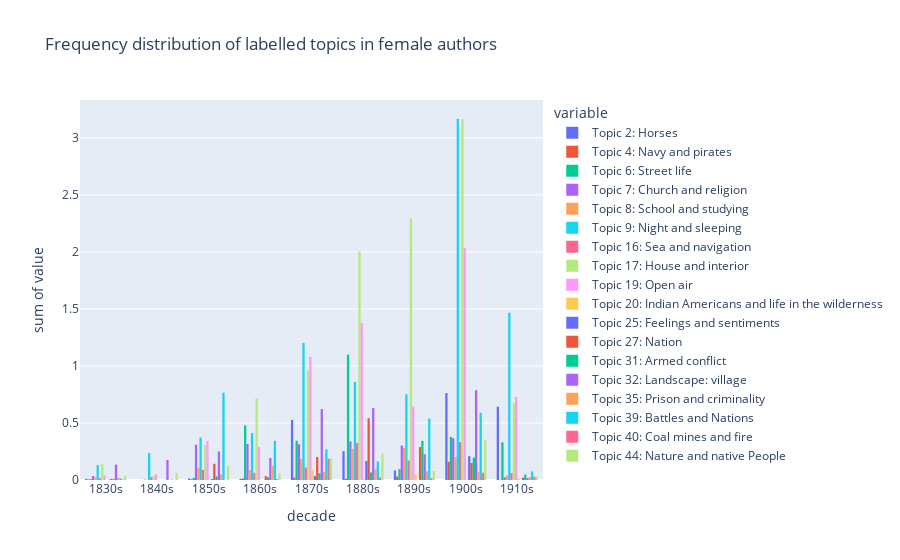

Write notebook code for a chart like this one.
### Markdown cell above
### Frequency distribution of labelled topics in female authors

### Code cell
topics_to_visualize = new_topic_labels


fig = px.histogram(
    female_complete_df, 
    x='decade', 
    y=topics_to_visualize,
    #size=topics_to_visualize,
    barmode='group',
    title="Frequency distribution of labelled topics in female authors",
    hover_data=['year'],
    )
fig.show()

print(csp.plot(fig, filename = "Frequency distribution of labelled topics in female authors", auto_open=False)) #create a file on plotly chart studio account and a link in this notebook

### Figure 1 — Plotly figure (JSON) as saved in the notebook; plotly's stock layout.template omitted (floating-point values rounded to 4 significant figures; data arrays with more than 128 entries replaced by an {"elided": "..."} marker saying what was removed)
{"data": [{"alignmentgroup": "True", "bingroup": "x", "histfunc": "sum", "hovertemplate": "variable=Topic 2: Horses<br>decade=%{x}<br>sum of value=%{y}<extra></extra>", "legendgroup": "Topic 2: Horses", "marker": {"color": "#636efa", "pattern": {"shape": ""}}, "name": "Topic 2: Horses", "offsetgroup": "Topic 2: Horses", "orientation": "v", "showlegend": true, "type": "histogram", "x": {"elided": "157 str values"}, "xaxis": "x", "y": {"elided": "157 float values"}, "yaxis": "y"}, {"alignmentgroup": "True", "bingroup": "x", "histfunc": "sum", "hovertemplate": "variable=Topic 4: Navy and pirates<br>decade=%{x}<br>sum of value=%{y}<extra></extra>", "legendgroup": "Topic 4: Navy and pirates", "marker": {"color": "#EF553B", "pattern": {"shape": ""}}, "name": "Topic 4: Navy and pirates", "offsetgroup": "Topic 4: Navy and pirates", "orientation": "v", "showlegend": true, "type": "histogram", "x": {"elided": "157 str values"}, "xaxis": "x", "y": {"elided": "157 float values"}, "yaxis": "y"}, {"alignmentgroup": "True", "bingroup": "x", "histfunc": "sum", "hovertemplate": "variable=Topic 6: Street life<br>decade=%{x}<br>sum of value=%{y}<extra></extra>", "legendgroup": "Topic 6: Street life", "marker": {"color": "#00cc96", "pattern": {"shape": ""}}, "name": "Topic 6: Street life", "offsetgroup": "Topic 6: Street life", "orientation": "v", "showlegend": true, "type": "histogram", "x": {"elided": "157 str values"}, "xaxis": "x", "y": {"elided": "157 float values"}, "yaxis": "y"}, {"alignmentgroup": "True", "bingroup": "x", "histfunc": "sum", "hovertemplate": "variable=Topic 7: Church and religion<br>decade=%{x}<br>sum of value=%{y}<extra></extra>", "legendgroup": "Topic 7: Church and religion", "marker": {"color": "#ab63fa", "pattern": {"shape": ""}}, "name": "Topic 7: Church and religion", "offsetgroup": "Topic 7: Church and religion", "orientation": "v", "showlegend": true, "type": "histogram", "x": {"elided": "157 str values"}, "xaxis": "x", "y": {"elided": "157 float values"}, "yaxis": "y"}, {"alignmentgroup": "True", "bingroup": "x", "histfunc": "sum", "hovertemplate": "variable=Topic 8: School and studying<br>decade=%{x}<br>sum of value=%{y}<extra></extra>", "legendgroup": "Topic 8: School and studying", "marker": {"color": "#FFA15A", "pattern": {"shape": ""}}, "name": "Topic 8: School and studying", "offsetgroup": "Topic 8: School and studying", "orientation": "v", "showlegend": true, "type": "histogram", "x": {"elided": "157 str values"}, "xaxis": "x", "y": {"elided": "157 float values"}, "yaxis": "y"}, {"alignmentgroup": "True", "bingroup": "x", "histfunc": "sum", "hovertemplate": "variable=Topic 9: Night and sleeping<br>decade=%{x}<br>sum of value=%{y}<extra></extra>", "legendgroup": "Topic 9: Night and sleeping", "marker": {"color": "#19d3f3", "pattern": {"shape": ""}}, "name": "Topic 9: Night and sleeping", "offsetgroup": "Topic 9: Night and sleeping", "orientation": "v", "showlegend": true, "type": "histogram", "x": {"elided": "157 str values"}, "xaxis": "x", "y": {"elided": "157 float values"}, "yaxis": "y"}, {"alignmentgroup": "True", "bingroup": "x", "histfunc": "sum", "hovertemplate": "variable=Topic 16: Sea and navigation<br>decade=%{x}<br>sum of value=%{y}<extra></extra>", "legendgroup": "Topic 16: Sea and navigation", "marker": {"color": "#FF6692", "pattern": {"shape": ""}}, "name": "Topic 16: Sea and navigation", "offsetgroup": "Topic 16: Sea and navigation", "orientation": "v", "showlegend": true, "type": "histogram", "x": {"elided": "157 str values"}, "xaxis": "x", "y": {"elided": "157 float values"}, "yaxis": "y"}, {"alignmentgroup": "True", "bingroup": "x", "histfunc": "sum", "hovertemplate": "variable=Topic 17: House and interior<br>decade=%{x}<br>sum of value=%{y}<extra></extra>", "legendgroup": "Topic 17: House and interior", "marker": {"color": "#B6E880", "pattern": {"shape": ""}}, "name": "Topic 17: House and interior", "offsetgroup": "Topic 17: House and interior", "orientation": "v", "showlegend": true, "type": "histogram", "x": {"elided": "157 str values"}, "xaxis": "x", "y": {"elided": "157 float values"}, "yaxis": "y"}, {"alignmentgroup": "True", "bingroup": "x", "histfunc": "sum", "hovertemplate": "variable=Topic 19: Open air<br>decade=%{x}<br>sum of value=%{y}<extra></extra>", "legendgroup": "Topic 19: Open air", "marker": {"color": "#FF97FF", "pattern": {"shape": ""}}, "name": "Topic 19: Open air", "offsetgroup": "Topic 19: Open air", "orientation": "v", "showlegend": true, "type": "histogram", "x": {"elided": "157 str values"}, "xaxis": "x", "y": {"elided": "157 float values"}, "yaxis": "y"}, {"alignmentgroup": "True", "bingroup": "x", "histfunc": "sum", "hovertemplate": "variable=Topic 20: Indian Americans and life in the wilderness<br>decade=%{x}<br>sum of value=%{y}<extra></extra>", "legendgroup": "Topic 20: Indian Americans and life in the wilderness", "marker": {"color": "#FECB52", "pattern": {"shape": ""}}, "name": "Topic 20: Indian Americans and life in the wilderness", "offsetgroup": "Topic 20: Indian Americans and life in the wilderness", "orientation": "v", "showlegend": true, "type": "histogram", "x": {"elided": "157 str values"}, "xaxis": "x", "y": {"elided": "157 float values"}, "yaxis": "y"}, {"alignmentgroup": "True", "bingroup": "x", "histfunc": "sum", "hovertemplate": "variable=Topic 25: Feelings and sentiments<br>decade=%{x}<br>sum of value=%{y}<extra></extra>", "legendgroup": "Topic 25: Feelings and sentiments", "marker": {"color": "#636efa", "pattern": {"shape": ""}}, "name": "Topic 25: Feelings and sentiments", "offsetgroup": "Topic 25: Feelings and sentiments", "orientation": "v", "showlegend": true, "type": "histogram", "x": {"elided": "157 str values"}, "xaxis": "x", "y": {"elided": "157 float values"}, "yaxis": "y"}, {"alignmentgroup": "True", "bingroup": "x", "histfunc": "sum", "hovertemplate": "variable=Topic 27: Nation<br>decade=%{x}<br>sum of value=%{y}<extra></extra>", "legendgroup": "Topic 27: Nation", "marker": {"color": "#EF553B", "pattern": {"shape": ""}}, "name": "Topic 27: Nation", "offsetgroup": "Topic 27: Nation", "orientation": "v", "showlegend": true, "type": "histogram", "x": {"elided": "157 str values"}, "xaxis": "x", "y": {"elided": "157 float values"}, "yaxis": "y"}, {"alignmentgroup": "True", "bingroup": "x", "histfunc": "sum", "hovertemplate": "variable=Topic 31: Armed conflict<br>decade=%{x}<br>sum of value=%{y}<extra></extra>", "legendgroup": "Topic 31: Armed conflict", "marker": {"color": "#00cc96", "pattern": {"shape": ""}}, "name": "Topic 31: Armed conflict", "offsetgroup": "Topic 31: Armed conflict", "orientation": "v", "showlegend": true, "type": "histogram", "x": {"elided": "157 str values"}, "xaxis": "x", "y": {"elided": "157 float values"}, "yaxis": "y"}, {"alignmentgroup": "True", "bingroup": "x", "histfunc": "sum", "hovertemplate": "variable=Topic 32: Landscape: village<br>decade=%{x}<br>sum of value=%{y}<extra></extra>", "legendgroup": "Topic 32: Landscape: village", "marker": {"color": "#ab63fa", "pattern": {"shape": ""}}, "name": "Topic 32: Landscape: village", "offsetgroup": "Topic 32: Landscape: village", "orientation": "v", "showlegend": true, "type": "histogram", "x": {"elided": "157 str values"}, "xaxis": "x", "y": {"elided": "157 float values"}, "yaxis": "y"}, {"alignmentgroup": "True", "bingroup": "x", "histfunc": "sum", "hovertemplate": "variable=Topic 35: Prison and criminality<br>decade=%{x}<br>sum of value=%{y}<extra></extra>", "legendgroup": "Topic 35: Prison and criminality", "marker": {"color": "#FFA15A", "pattern": {"shape": ""}}, "name": "Topic 35: Prison and criminality", "offsetgroup": "Topic 35: Prison and criminality", "orientation": "v", "showlegend": true, "type": "histogram", "x": {"elided": "157 str values"}, "xaxis": "x", "y": {"elided": "157 float values"}, "yaxis": "y"}, {"alignmentgroup": "True", "bingroup": "x", "histfunc": "sum", "hovertemplate": "variable=Topic 39: Battles and Nations<br>decade=%{x}<br>sum of value=%{y}<extra></extra>", "legendgroup": "Topic 39: Battles and Nations", "marker": {"color": "#19d3f3", "pattern": {"shape": ""}}, "name": "Topic 39: Battles and Nations", "offsetgroup": "Topic 39: Battles and Nations", "orientation": "v", "showlegend": true, "type": "histogram", "x": {"elided": "157 str values"}, "xaxis": "x", "y": {"elided": "157 float values"}, "yaxis": "y"}, {"alignmentgroup": "True", "bingroup": "x", "histfunc": "sum", "hovertemplate": "variable=Topic 40: Coal mines and fire<br>decade=%{x}<br>sum of value=%{y}<extra></extra>", "legendgroup": "Topic 40: Coal mines and fire", "marker": {"color": "#FF6692", "pattern": {"shape": ""}}, "name": "Topic 40: Coal mines and fire", "offsetgroup": "Topic 40: Coal mines and fire", "orientation": "v", "showlegend": true, "type": "histogram", "x": {"elided": "157 str values"}, "xaxis": "x", "y": {"elided": "157 float values"}, "yaxis": "y"}, {"alignmentgroup": "True", "bingroup": "x", "histfunc": "sum", "hovertemplate": "variable=Topic 44: Nature and native People<br>decade=%{x}<br>sum of value=%{y}<extra></extra>", "legendgroup": "Topic 44: Nature and native People", "marker": {"color": "#B6E880", "pattern": {"shape": ""}}, "name": "Topic 44: Nature and native People", "offsetgroup": "Topic 44: Nature and native People", "orientation": "v", "showlegend": true, "type": "histogram", "x": {"elided": "157 str values"}, "xaxis": "x", "y": {"elided": "157 float values"}, "yaxis": "y"}], "layout": {"barmode": "group", "legend": {"title": {"text": "variable"}, "tracegroupgap": 0}, "title": {"text": "Frequency distribution of labelled topics in female authors"}, "xaxis": {"anchor": "y", "domain": [0, 1], "title": {"text": "decade"}}, "yaxis": {"anchor": "x", "domain": [0, 1], "title": {"text": "sum of value"}}}}
